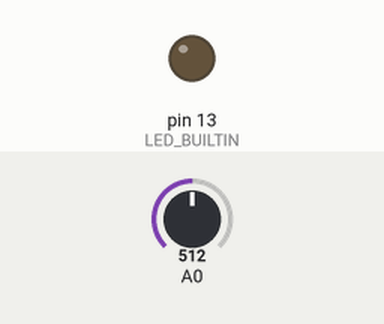
The sketch below on a simulated Arduino Uno, built with avr-gcc and run on an emulated ATmega328P. On the bench: output pins drawn as LEDs (lit = HIGH). Inputs (shaded band) come from the test bench; at power-on: A0 = 512. What the sketch prints to the serial monitor is not drawn.

Above: at 3.2 s.
3.3 s: A0 set to 490
Timing chart, 0 to 6.3 s (numbered marks = the images above; inputs shaded):
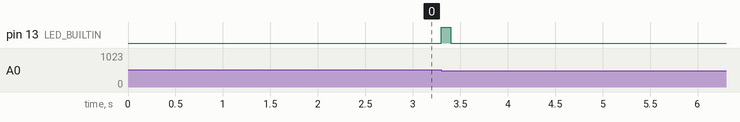

Measured:
- after the input at 3.3 s, pin 13 (LED_BUILTIN): LOW → HIGH at once, → LOW 0.10 s later

The sketch:

alarme_som.ino
```cpp
unsigned long ultimoAlerta = 0;
int gatilho = 0;

int lerPico() {
  int maior = 0;
  int menor = 1023;
  unsigned long inicio = millis();
  while (millis() - inicio < 100) {
    int som = analogRead(A0);
    if (som > maior) {
      maior = som;
    }
    if (som < menor) {
      menor = som;
    }
  }
  return maior - menor;
}

void setup() {
  pinMode(LED_BUILTIN, OUTPUT);
  Serial.begin(9600);

  int silencio = 0;
  for (int i = 0; i < 20; i++) {
    int pico = lerPico();
    if (pico > silencio) {
      silencio = pico;
    }
  }
  gatilho = silencio + 1;
  Serial.print("G:");
  Serial.println(gatilho);
}

void loop() {
  int nivel = lerPico();
  Serial.print("N:");
  Serial.println(nivel);

  if (nivel > gatilho) {
    digitalWrite(LED_BUILTIN, HIGH);
    if (millis() - ultimoAlerta > 500) {
      Serial.print("ALERTA:");
      Serial.println(nivel);
      ultimoAlerta = millis();
    }
  } else {
    digitalWrite(LED_BUILTIN, LOW);
  }
}
```
